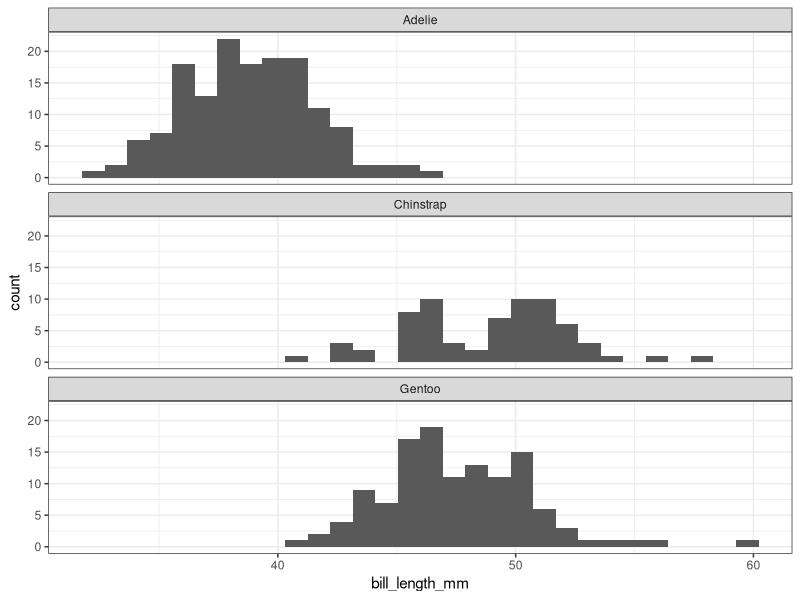
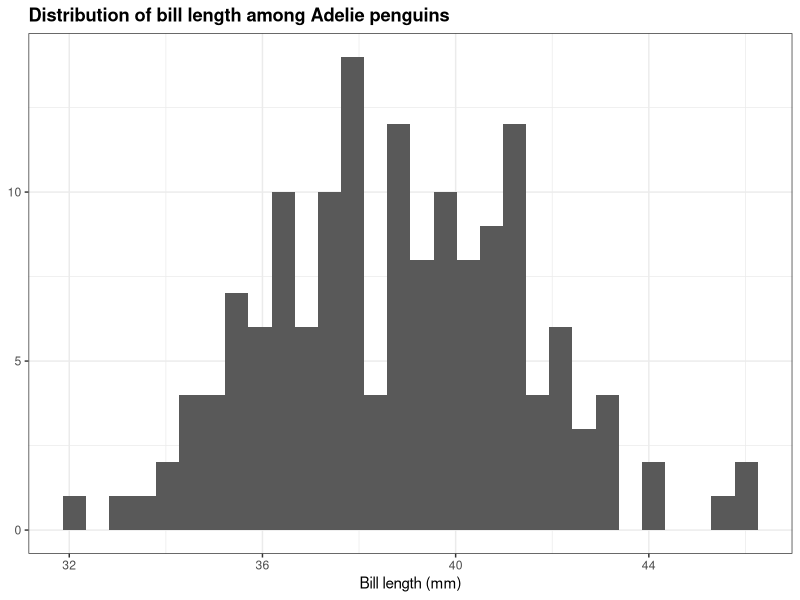
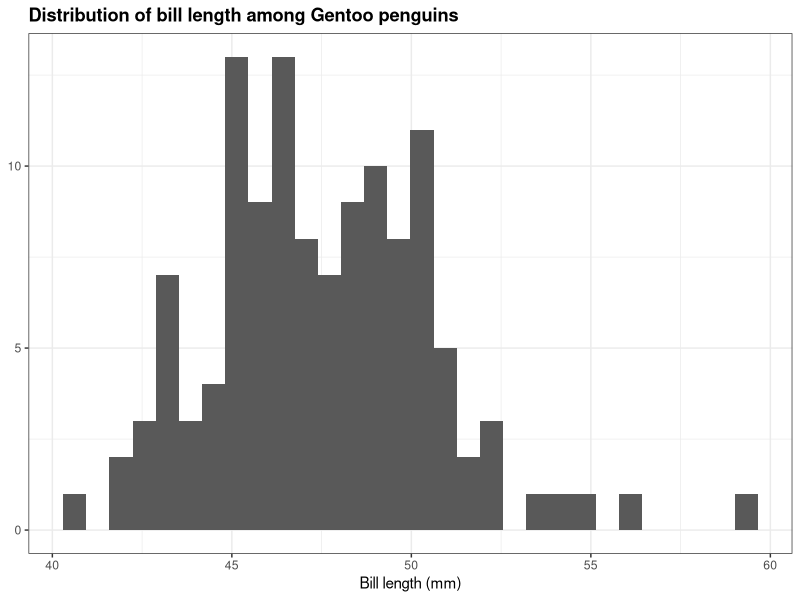
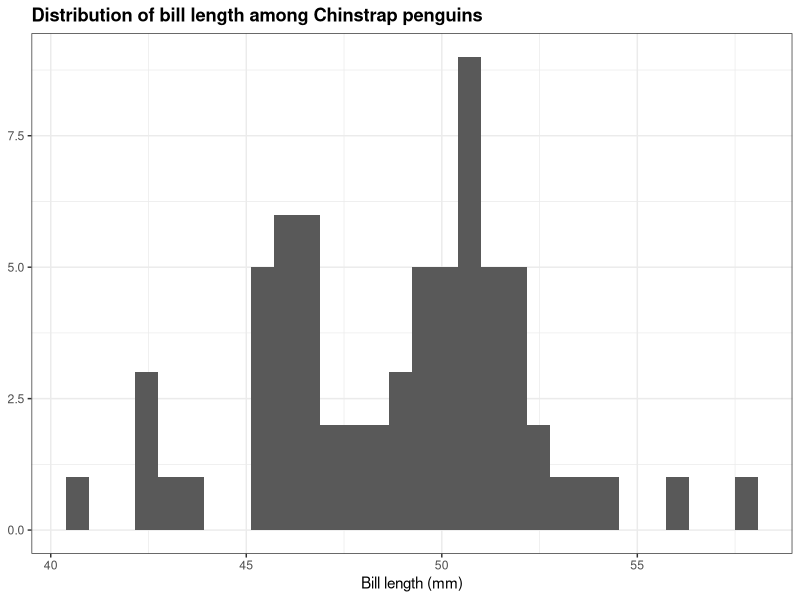

Reproduce these figures in R, in order. (Note: this script raises an error after producing the figures.)
## ---- chunk 1
  knitr::opts_chunk$set(echo = TRUE, warning = FALSE, message = FALSE)
  options(scipen=999) # turns off scientific notation

# define colors
  glhlth562_colors <- c(
    `blue`       = "#1f9ac9",
    `yellow`     = "#ffd966",
    `black`      = "#000000",
    `lightgrey`  = "#D3D3D3",
    `darkgrey`   = "#444444",
    `grey`       = "#808080"
  )

# load packages
  library(tidyverse)
  library(palmerpenguins)
  library(broom)
## ---- chunk 2
ggplot(penguins, 
       aes(x = bill_length_mm)) +
  geom_histogram() +
  facet_wrap(~species, nrow = 3) + 
  theme_bw() +
  theme(plot.title = 
          element_text(face="bold"))
## ---- chunk 3
p1 <- penguins %>% filter(species == "Adelie") %>%
  ggplot(aes(x = bill_length_mm)) + geom_histogram() + 
  labs(x = "Bill length (mm)", y = NULL,
       title = "Distribution of bill length among Adelie penguins") +
  theme_bw() + theme(plot.title = element_text(face="bold"))

p2 <- penguins %>% filter(species == "Gentoo") %>%
  ggplot(aes(x = bill_length_mm)) + geom_histogram() +
  labs(x = "Bill length (mm)", y = NULL,
       title = "Distribution of bill length among Gentoo penguins") +
  theme_bw() + theme(plot.title = element_text(face="bold"))

p3 <- penguins %>% filter(species == "Chinstrap") %>%
  ggplot(aes(x = bill_length_mm)) + geom_histogram() + 
  labs(x = "Bill length (mm)", y = NULL,
       title = "Distribution of bill length among Chinstrap penguins") +
  theme_bw() + theme(plot.title = element_text(face="bold"))
## ---- chunk 4
plot_bill_length <- function(penguin_species) {
  
  penguins %>%
    filter(species == penguin_species) %>%
    ggplot(aes(x = bill_length_mm)) +
    geom_histogram() + 
    labs(x = "Bill length (mm)",
         y = NULL,
         title = glue::glue("Distribution of bill length among",
                            penguin_species,
                            "penguins",
                            .sep = " ")) +
    theme_bw() +
      theme(plot.title = element_text(face="bold"))
}
## ---- chunk 5
p1 <- plot_bill_length(penguin_species = "Adelie")
p2 <- plot_bill_length(penguin_species = "Gentoo")
p3 <- plot_bill_length(penguin_species = "Chinstrap")
## ---- chunk 6
for (`s` in c("Adelie", "Gentoo", "Chinstrap")) {
  print(plot_bill_length(penguin_species = `s`))
  # alternatively ggsave(filename = glue::glue(s, ".png"))
}
## ---- chunk 7
output <- vector("double", ncol(mtcars))
names(output) <- names(mtcars)
for (i in names(mtcars)) {
  output[i] <- mean(mtcars[[i]])
}

output
## ---- chunk 8
mtcars %>%
  summarise_all(mean)
## ---- chunk 9
`map`(c("Adelie", "Gentoo", "Chinstrap"), ~ `plot_bill_length(.)`)
## ---- chunk 10
map_dbl(mtcars, ~ length(unique(.x)))
## ---- chunk 11
x <- list(1:5, c(1:10, NA))
x
map_dbl(x, mean, na.rm = TRUE)
## ---- chunk 12
mtcars %>%
  group_by(cyl) %>%
  nest() %>%
  mutate(results = map(.x = data, ~ lm(mpg ~ wt, data = .x) %>% tidy())) %>%
  unnest(cols = results) %>%
  filter(term=="wt")
